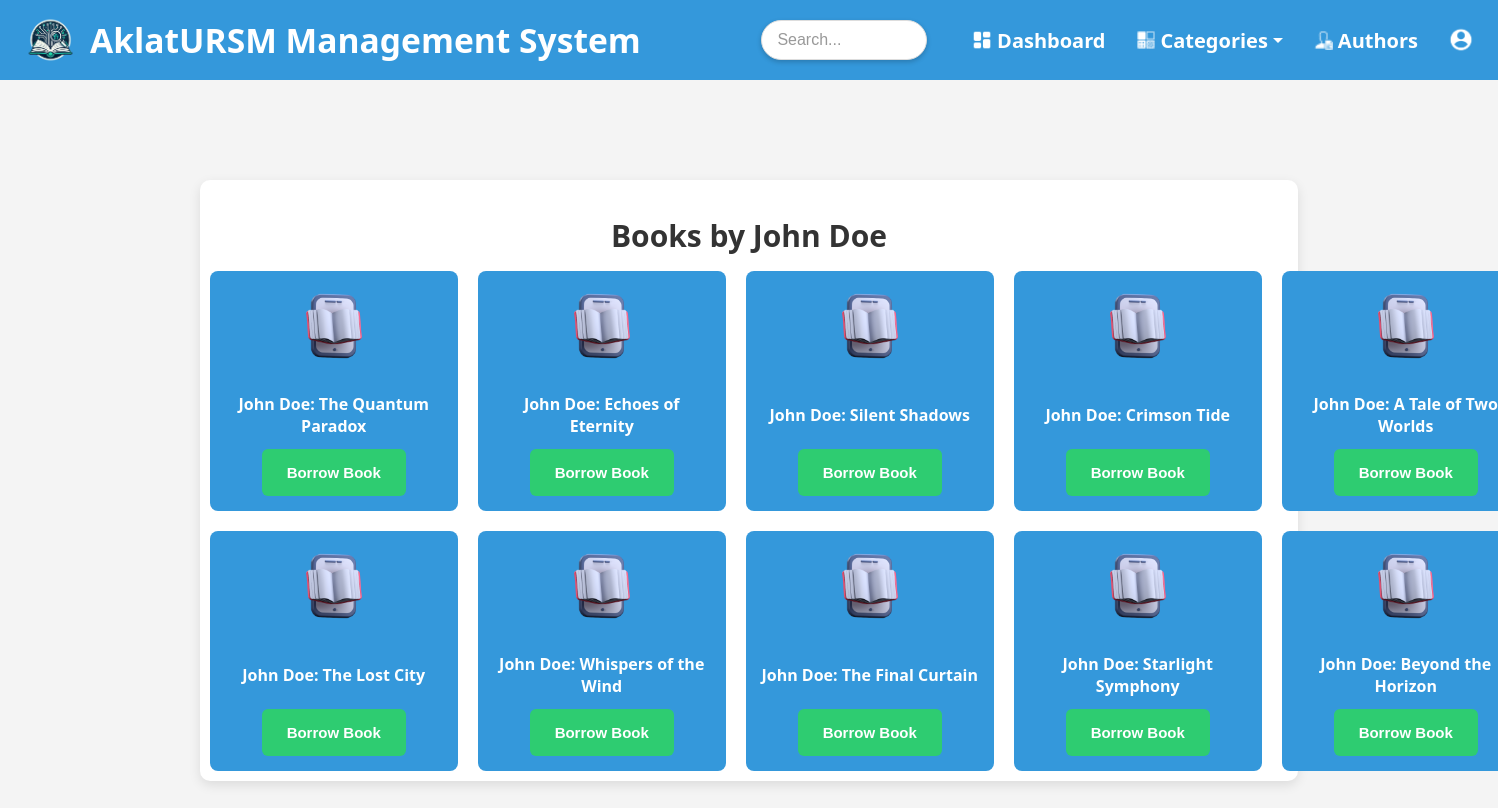
The app's page /pages/author_detail.php?author=John+Doe with its own data.
### tables this page shows
CREATE TABLE `author_books` (
  `id` int(11) NOT NULL,
  `title` varchar(255) NOT NULL,
  `author` varchar(255) NOT NULL,
  `subject` varchar(255) DEFAULT NULL,
  `publication_year` int(11) DEFAULT NULL,
  `date_added` datetime NOT NULL DEFAULT current_timestamp(),
  `quantity` int(11) NOT NULL,
  `Available` int(11) NOT NULL DEFAULT 5
);

### pages/author_detail.php (the view, shortened to what this page needs)
<?php
include '../validate/db.php';
if (isset($_GET['author'])) {
    $author = urldecode($_GET['author']);
    $sql = "SELECT * FROM author_books WHERE author = ?";
    $stmt = $conn->prepare($sql);
    $stmt->bind_param("s", $author);
    $stmt->execute();
    $result = $stmt->get_result();
    $books = [];
    if ($result && $result->num_rows > 0) {
        while ($row = $result->fetch_assoc()) {
            $books[] = $row;
        }
    }
} else {
    echo "Author not specified.";
    exit;
}
?>
<!DOCTYPE html>
<html lang="en">
<head>
</head>
<body>
<header>
    <div class="header-left">
        <img src="../img/LMS_logo.png" alt="Library Logo" class="logo">
        <span class="system-title">AklatURSM Management System</span>
    </div>
    <div class="search-container">
        <input type="text" class="search-bar" placeholder="Search..." id="search-input" onkeyup="showSuggestions(this.value)">
    </div>
    <div class="nav-links">
        <ul>
            <li>
                <img src="dashboard-icon.png" alt="Dashboard Icon" class="nav-icon">
                <a href="dashboard.php">Dashboard</a>
            </li>
            <li class="dropdown">
                <img src="categories-icon.png" alt="Categories Icon" class="nav-icon">
                <a href="categories.php">Categories <span class="down-arrow"></span></a>
            </li>
            <li>
                <img src="authors-icon.png" alt="Authors Icon" class="nav-icon">
                <a href="Authors.php">Authors</a>
            </li>
            <li>
                <a href="profile_account.php" class="account-icon-link">
                    <img src="account-icon.png" alt="Account Icon" class="nav-icon">
                </a>
            </li>
        </ul>
    </div>
</header>
<div class="container">
    <section class="book-section">
        <h2 style="font-size: 30px;">Books by <?php echo htmlspecialchars($author); ?></h2>
        <div class="book-grid">
        <?php
if (!empty($books)) {
    foreach ($books as $book) {
        echo '<div class="book-item">';
        echo '<img src="authorbook-icon.png" alt="Book Icon" class="book-icon">';
        echo '<p class="book-title">' . htmlspecialchars($book['title']) . '</p>';
        echo '<form action="transaction.php" method="get">';
        echo '<button type="submit" class="borrow-btn">Borrow Book</button>';
        echo '</form>';
        echo '</div>';
    }
} else {
    echo "<p>No books found by this author.</p>";
}
?>
        </div>
    </section>
</div>
</body>
</html>

### pages/author_detail.php (style rules this page uses)
body { font-family: 'Segoe UI', Tahoma, Geneva, Verdana, sans-serif; margin: 0; padding: 0; background-color: #f4f4f4; display: flex; flex-direction: column; min-height: 100vh; }
.container { width: 72%; margin: 100px auto; background-color: #fff; padding: 10px; border-radius: 10px; box-shadow: 0 4px 12px rgba(0, 0, 0, 0.1); }
header { background-color: #3498db; color: white; display: flex; align-items: center; justify-content: space-between; padding: 10px 20px; border-radius: 0; }
.header-left { display: flex; align-items: center; }
.logo { width: 60px; margin-right: 10px; }
.system-title { font-size: 2.1em; font-weight: 600; white-space: nowrap; }
.search-container { display: flex; align-items: center; flex-grow: 1; justify-content: flex-end; position: relative; }
.search-bar { width: 55%; padding: 10px 15px; border: 1px solid #ddd; border-radius: 25px; box-sizing: border-box; font-size: 16px; margin-right: 15px; background-color: white; color: black; outline: none; box-shadow: 0 2px 5px rgba(0, 0, 0, 0.2); }
.search-bar::placeholder { color: #999; }
.nav-links { display: flex; align-items: center; }
.nav-links ul { display: flex; align-items: center; list-style-type: none; margin: 0; padding: 0; }
.nav-links ul li { display: flex; align-items: center; margin-left: 30px; }
.nav-icon { width: 20px; height: 20px; margin-right: 5px; }
.nav-links ul li a { display: flex; align-items: center; text-decoration: none; color: white; font-weight: 600; font-size: 20px; transition: color 0.3s ease; position: relative; z-index: 3; }
.book-section { margin-top: 20px; }
.book-section h2 { margin-bottom: 15px; color: #333; font-size: 30px; font-weight: 600; text-align: center; }
.book-grid { display: grid; grid-template-columns: repeat(5, 1fr); gap: 20px; justify-items: center; }
.book-item { background-color: #3498db; color: white; padding: 15px; border-radius: 8px; text-align: center; transition: transform 0.3s ease, box-shadow 0.3s ease; width: 218px; height: 210px; display: flex; flex-direction: column; justify-content: space-between; align-items: center; }
.book-icon { width: 80px; height: 80px; margin-bottom: 10px; }
.book-title { margin-bottom: 10px; font-size: 16px; font-weight: 600; }
.borrow-btn { background-color: #2ecc71; color: white; padding: 15px 25px; border: none; border-radius: 6px; cursor: pointer; font-size: 15px; font-weight: 600; transition: background-color 0.3s ease; text-decoration: none; }
.dropdown { position: relative; display: inline-block; }
.down-arrow { display: inline-block; width: 0; height: 0; border-left: 5px solid transparent; border-right: 5px solid transparent; border-top: 5px solid white; margin-left: 5px; }
.account-icon-link { padding: 0; justify-content: center; display: flex; align-items: center; width: 30px; height: 30px; }
.account-icon-link::before { content: ""; }
.account-icon-link img { width: 30px; height: 30px; }

### records on screen
author_books: title "John Doe: The Quantum Paradox"
author_books: title "John Doe: Echoes of Eternity"
author_books: title "John Doe: Silent Shadows"
author_books: title "John Doe: Crimson Tide"
author_books: title "John Doe: A Tale of Two Worlds"
author_books: title "John Doe: The Lost City"
author_books: title "John Doe: Whispers of the Wind"
author_books: title "John Doe: The Final Curtain"
author_books: title "John Doe: Starlight Symphony"
author_books: title "John Doe: Beyond the Horizon"

### other values on screen
$author "John Doe"
